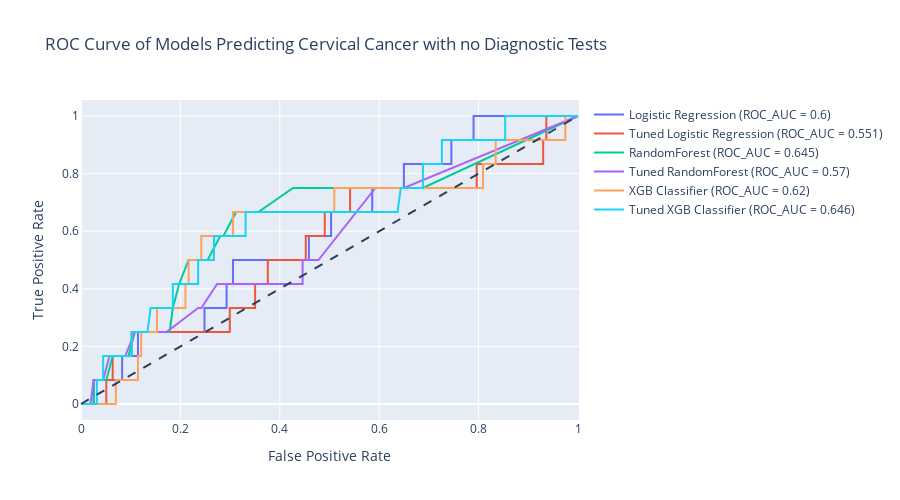

Source (notebook cell):
### Markdown cell above
# Comparing Models

### Code cell
models = [lr_model, tuned_lr_model, rf_model, tuned_rf_model, xgb_model, tuned_xgb_model]
model_names = ['Logistic Regression', 'Tuned Logistic Regression','RandomForest', 'Tuned RandomForest', 'XGB Classifier', 'Tuned XGB Classifier']

rocauc_no_oversamp = go.Figure()
rocauc_no_oversamp.add_shape(type = 'line',
                           line = dict(dash = 'dash'),
                           x0 = 0, x1 = 1, y0 = 0, y1 =1)
for model, name in zip(models, model_names):
    y_pred = model.predict_proba(X_test)[:, 1]
    
    fpr, tpr, thresholds = roc_curve(y_test, y_pred)
    auc_score = np.round(roc_auc_score(y_test, y_pred), 3)
    
    model_name = name
    name = f"{model_name} (ROC_AUC = {auc_score})"
    rocauc_no_oversamp.add_trace(go.Scatter(x = fpr, y = tpr, name = name, mode = 'lines'))

    
    
rocauc_no_oversamp.update_layout(xaxis_title = 'False Positive Rate',
                                   yaxis_title = 'True Positive Rate',
                                   title = 'ROC Curve of Models Predicting Cervical Cancer with no Diagnostic Tests',
                                   width = 900,
                                   height = 500)

rocauc_no_oversamp.show()

### Figure 1 — Plotly figure (JSON) as saved in the notebook; plotly's stock layout.template omitted (floating-point values rounded to 4 significant figures)
{"data": [{"mode": "lines", "name": "Logistic Regression (ROC_AUC = 0.6)", "type": "scatter", "x": [0, 0.006369, 0.02548, 0.02548, 0.0828, 0.0828, 0.1146, 0.1146, 0.2484, 0.2484, 0.293, 0.293, 0.3057, 0.3057, 0.4586, 0.4586, 0.5032, 0.5032, 0.586, 0.586, 0.6497, 0.6497, 0.7452, 0.7452, 0.7898, 0.7898, 1], "y": [0, 0, 0, 0.08333, 0.08333, 0.1667, 0.1667, 0.25, 0.25, 0.3333, 0.3333, 0.4167, 0.4167, 0.5, 0.5, 0.5833, 0.5833, 0.6667, 0.6667, 0.75, 0.75, 0.8333, 0.8333, 0.9167, 0.9167, 1, 1]}, {"mode": "lines", "name": "Tuned Logistic Regression (ROC_AUC = 0.551)", "type": "scatter", "x": [0, 0.006369, 0.05096, 0.05096, 0.06369, 0.06369, 0.1019, 0.1019, 0.2994, 0.2994, 0.3503, 0.3503, 0.3758, 0.3758, 0.4522, 0.4522, 0.4904, 0.4904, 0.5414, 0.5414, 0.7962, 0.7962, 0.9299, 0.9299, 0.9363, 0.9363, 1], "y": [0, 0, 0, 0.08333, 0.08333, 0.1667, 0.1667, 0.25, 0.25, 0.3333, 0.3333, 0.4167, 0.4167, 0.5, 0.5, 0.5833, 0.5833, 0.6667, 0.6667, 0.75, 0.75, 0.8333, 0.8333, 0.9167, 0.9167, 1, 1]}, {"mode": "lines", "name": "RandomForest (ROC_AUC = 0.645)", "type": "scatter", "x": [0, 0.006369, 0.02548, 0.02548, 0.04459, 0.05096, 0.06369, 0.07643, 0.08917, 0.09554, 0.1083, 0.1338, 0.1592, 0.1783, 0.1847, 0.1975, 0.2166, 0.2484, 0.2548, 0.2803, 0.2866, 0.3121, 0.3185, 0.3567, 0.4268, 0.5478, 0.6815, 0.6879, 1], "y": [0, 0, 0, 0.08333, 0.08333, 0.08333, 0.1667, 0.1667, 0.1667, 0.1667, 0.25, 0.25, 0.25, 0.25, 0.3333, 0.4167, 0.5, 0.5, 0.5, 0.5833, 0.5833, 0.6667, 0.6667, 0.6667, 0.75, 0.75, 0.75, 0.75, 1]}, {"mode": "lines", "name": "Tuned RandomForest (ROC_AUC = 0.57)", "type": "scatter", "x": [0, 0.006369, 0.01911, 0.02548, 0.04459, 0.05732, 0.08917, 0.1083, 0.1146, 0.1338, 0.1529, 0.172, 0.2357, 0.242, 0.2739, 0.293, 0.3121, 0.3567, 0.3949, 0.4204, 0.4459, 0.4459, 0.4586, 0.4777, 0.5924, 0.6369, 0.6497, 1], "y": [0, 0, 0, 0.08333, 0.08333, 0.1667, 0.1667, 0.25, 0.25, 0.25, 0.25, 0.25, 0.3333, 0.3333, 0.4167, 0.4167, 0.4167, 0.4167, 0.4167, 0.4167, 0.4167, 0.5, 0.5, 0.5, 0.75, 0.75, 0.75, 1]}, {"mode": "lines", "name": "XGB Classifier (ROC_AUC = 0.62)", "type": "scatter", "x": [0, 0.006369, 0.07006, 0.07006, 0.1146, 0.1146, 0.121, 0.121, 0.1529, 0.1529, 0.2102, 0.2102, 0.2166, 0.2166, 0.242, 0.242, 0.3057, 0.3057, 0.5096, 0.5096, 0.8089, 0.8089, 0.8344, 0.8344, 0.9745, 0.9745, 1], "y": [0, 0, 0, 0.08333, 0.08333, 0.1667, 0.1667, 0.25, 0.25, 0.3333, 0.3333, 0.4167, 0.4167, 0.5, 0.5, 0.5833, 0.5833, 0.6667, 0.6667, 0.75, 0.75, 0.8333, 0.8333, 0.9167, 0.9167, 1, 1]}, {"mode": "lines", "name": "Tuned XGB Classifier (ROC_AUC = 0.646)", "type": "scatter", "x": [0, 0.006369, 0.03185, 0.03185, 0.04459, 0.04459, 0.1019, 0.1019, 0.1338, 0.1401, 0.1847, 0.1847, 0.2038, 0.2166, 0.2357, 0.2357, 0.2675, 0.2675, 0.3312, 0.3312, 0.3949, 0.4076, 0.6369, 0.6433, 0.6879, 0.6879, 0.7261, 0.7261, 0.8535, 0.8535, 1], "y": [0, 0, 0, 0.08333, 0.08333, 0.1667, 0.1667, 0.25, 0.25, 0.3333, 0.3333, 0.4167, 0.4167, 0.4167, 0.4167, 0.5, 0.5, 0.5833, 0.5833, 0.6667, 0.6667, 0.6667, 0.6667, 0.75, 0.75, 0.8333, 0.8333, 0.9167, 0.9167, 1, 1]}], "layout": {"height": 500, "shapes": [{"line": {"dash": "dash"}, "type": "line", "x0": 0, "x1": 1, "y0": 0, "y1": 1}], "title": {"text": "ROC Curve of Models Predicting Cervical Cancer with no Diagnostic Tests"}, "width": 900, "xaxis": {"title": {"text": "False Positive Rate"}}, "yaxis": {"title": {"text": "True Positive Rate"}}}}
